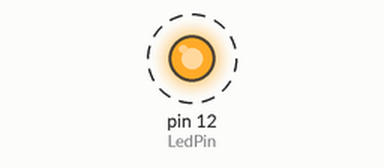
The sketch below on a simulated Arduino Uno, built with avr-gcc and run on an emulated ATmega328P. On the bench: output pins drawn as LEDs (lit = HIGH). Dashed ring = blinking.

Above: at 0.2 s.
Timing chart, 0 to 3.0 s (numbered marks = the images above):
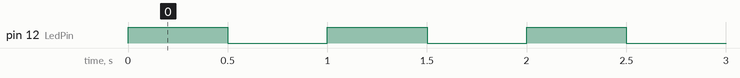

Measured:
- by itself, pin 12 (LedPin): alternates HIGH for 0.50 s and LOW for 0.50 s

The sketch:

LedInschakelen.ino
```cpp
// Configureer het LED pin nummer
const int LedPin =  12;    // the number of the LED pin


void setup() {
  Serial.begin(115200);
  // initialize the LED pin as an output
  pinMode(LedPin, OUTPUT);
}

void loop() {
    digitalWrite(LedPin, HIGH);
    delay(500);
    digitalWrite(LedPin, LOW);
    delay(500);
}
```
